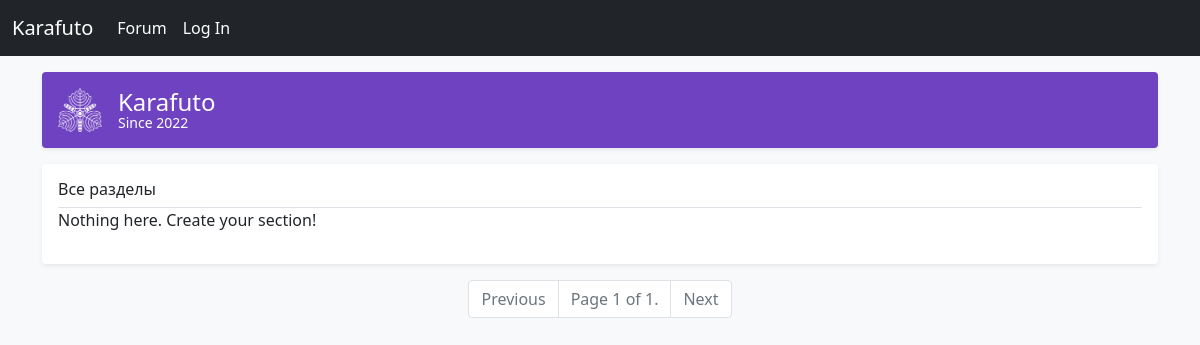
Page /forum/page=1 on the earlier database version.
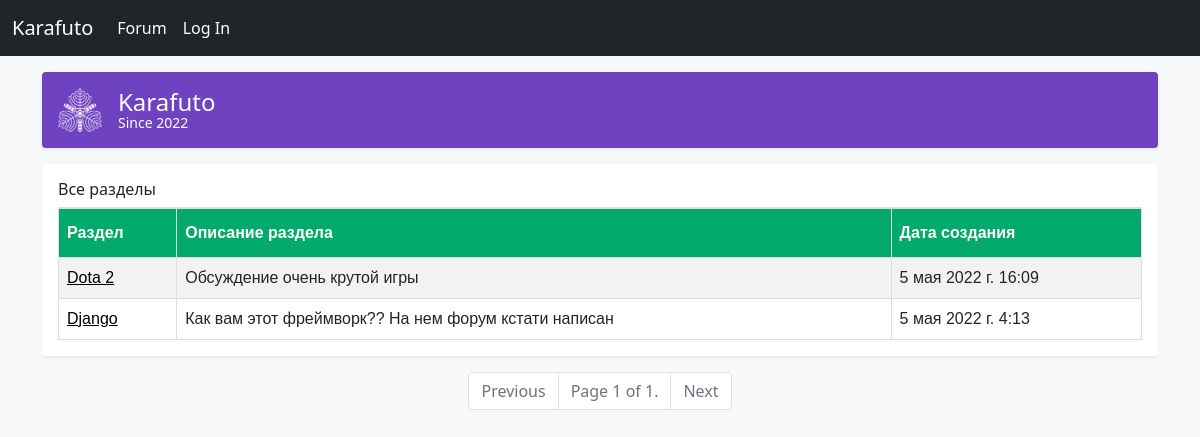
Same page on the later database version.
### forum/models.py (models this page shows, shortened)
class Theme(models.Model):
    themeTitle = models.CharField(verbose_name='Название', max_length=255)
    themeText = models.TextField(verbose_name='Описание')
    themeDate = models.DateTimeField(verbose_name='Дата создания')
    themeUser = models.ForeignKey(CustomUser, on_delete=models.CASCADE, verbose_name='Пользователь')
    is_active = models.BooleanField(default=False, verbose_name='Одобрено?')

### forum/views.py (the view)
# urls.py: path('forum/page=<int:page>', views.themes, name="theme"),
def themes(request, page=1):
    theme_list = Theme.objects.order_by('-themeDate').filter(is_active=True)
    paginator = Paginator(theme_list, 5)
    try:
        theme_list = paginator.page(page)
    except EmptyPage:
        theme_list = paginator.page(paginator.num_pages)
    return render(request, 'themes.html', {'theme_list': theme_list})

### forum/templates/themes.html (shortened to what this page needs)
{% load static %}<!doctype html>
<html lang="ru">
  <head>
<link href="https://cdn.jsdelivr.net/npm/bootstrap@5.1.3/dist/css/bootstrap.min.css" rel="stylesheet">
    <link href="{% static 'styles/offcanvas.css'%}" rel="stylesheet">
  </head>
  <body class="bg-light">
<nav class="navbar navbar-expand-lg fixed-top navbar-dark bg-dark" aria-label="Main navigation">
  <div class="container-fluid">
    <a class="navbar-brand" href="{% url 'forum:home' %}">Karafuto</a>
    <div class="navbar-collapse offcanvas-collapse" id="navbar">
      <ul class="navbar-nav me-auto mb-2 mb-lg-0">
        <li class="nav-item">
          <a class="nav-link active" aria-current="page" href="{% url 'forum:theme' 1 %}">Forum</a>
        </li>
          {% if user.is_authenticated %}
        <li class="nav-item">
          <a class="nav-link active" aria-current="page" {% if user.is_staff %}href="/admin"{% endif %}>{{ user }}</a>
        </li>
        <li class="nav-item">
          <a class="nav-link active" aria-current="page" href="{% url "forum:logout" %}">(Click to logout)</a>
        </li>
        {% else %}
        <li class="nav-item">
          <a class="nav-link active" aria-current="page" href="{% url 'forum:login' %}">Log In</a>
        </li>
        {% endif %}
      </ul>
    </div>
  </div>
</nav>
<main class="container">
  <div class="d-flex align-items-center p-3 my-3 text-white bg-purple rounded shadow-sm">
      <img class="me-3" style = "width: 44px; float: left" src="{% static 'images/Karafuto.png'%}">
    <div class="lh-1">
      <h1 class="h4 mb-0 text-white lh-1">Karafuto</h1>
      <small>Since 2022</small>
    </div>
  </div>
  <div class="my-3 p-3 bg-body rounded shadow-sm">
    <h6 class="border-bottom pb-2 mb-0">Все разделы{% if user.is_authenticated %} - нажмите <a style="text-decoration-color: black; color:black" href="{% url 'forum:create_theme'%}">здесь</a>, чтобы создать свою.{% endif %}</h6>
      {% if theme_list %}
          <table id="themes">
  <tr>
    <th>Раздел</th>
    <th>Описание раздела</th>
    <th>Дата создания</th>
  </tr>
  {% for theme in theme_list %}
  <tr>
    <td><a style='color:black;' href="{% url 'forum:topic' theme.pk 1%}">{{ theme.themeTitle }}</a></td>
    <td>{{ theme.themeText }}</td>
    <td>{{ theme.themeDate }}</td>
  </tr>
  {% endfor %}
</table>
    {% else %}
        <p>Nothing here. Create your section!</p>
    {% endif %}
  </div>
</main>
<nav aria-label="Page navigation example">
    <ul class="pagination justify-content-center">
     {% if theme_list.has_previous %}
         <li class="page-item">
         <a class="page-link" href='{% url "forum:theme" theme_list.previous_page_number %}'>Previous</a>
         </li>
         {% else %}
         <li class="page-item disabled">
         <a class="page-link">Previous</a>
         </li>
     {% endif %}
    <li class="page-item disabled">
        <span class="page-link ">
        Page {{ theme_list.number }} of {{ theme_list.paginator.num_pages }}.
        </span>
    </li>
      {% if theme_list.has_next %}
          <li class="page-item">
          <a class="page-link" href="{% url "forum:theme" theme_list.next_page_number %}">Next</a>
          </li>
      {% else %}
         <li class="page-item disabled">
         <a class="page-link">Next</a>
         </li>
      {% endif %}
    </ul>
    </nav>
  </body>
</html>

### forum/static/styles/offcanvas.css (style rules this page uses)
html, body { overflow-x: hidden; }
body { padding-top: 56px; }
.bg-purple { background-color: #6f42c1; }

### forum/templates/themes.html (style rules this page uses)
#themes { font-family: Arial, Helvetica, sans-serif; border-collapse: collapse; width: 100%; }
#themes td, #themes th { border: 1px solid #ddd; padding: 8px; }
#themes tr:nth-child(even) { background-color: #f2f2f2; }
#themes th { padding-top: 12px; padding-bottom: 12px; text-align: left; background-color: #04AA6D; color: white; }

Differences in the rows shown:
added Theme: themeTitle "Dota 2", themeText "Обсуждение очень крутой игры", themeDate "5 мая 2022 г. 16:09"
added Theme: themeTitle "Django", themeText "Как вам этот фреймворк?? На нем форум кстати написан", themeDate "5 мая 2022 г. 4:13"
Other differences:
text no longer shown: "Nothing here. Create your section!"
text now shown: "Раздел Описание раздела Дата создания"
